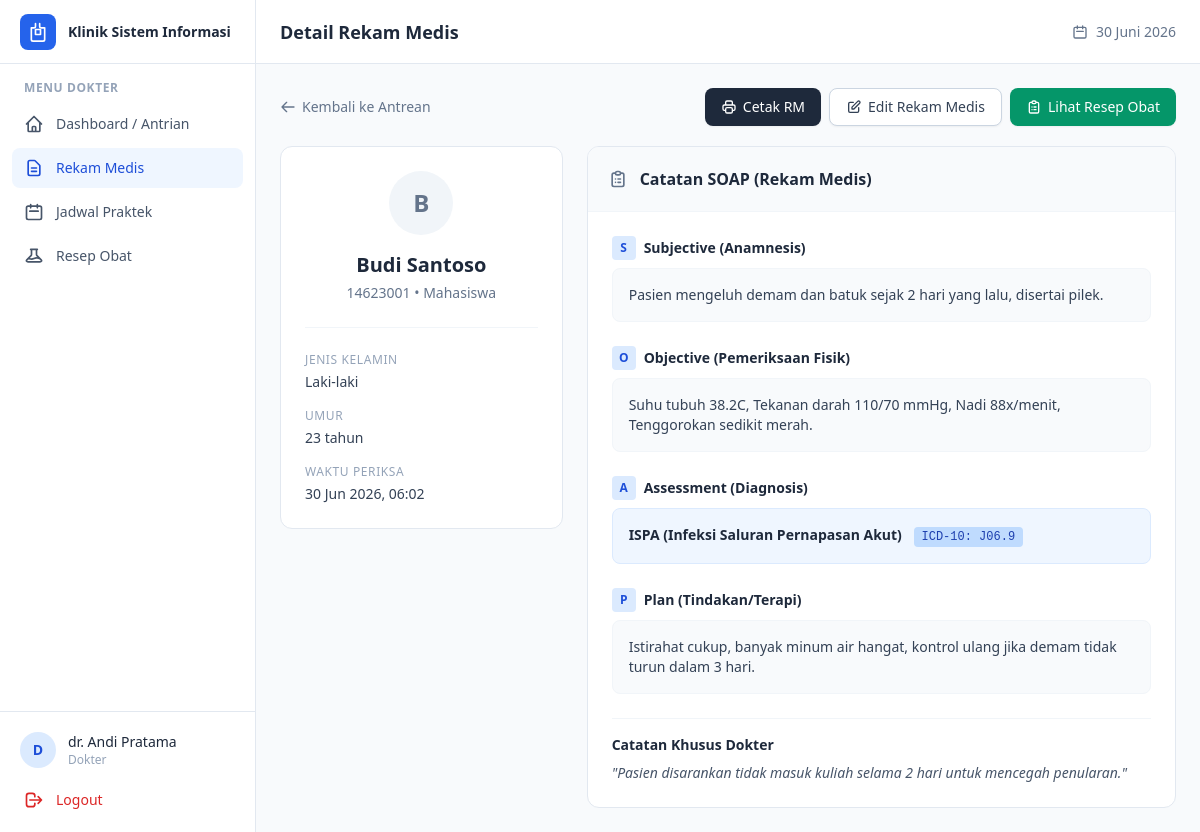
The page /dokter/rekam_medis/detail.php?id_pendaftaran=1 (signed in) on the database its author committed.
### tables this page shows
CREATE TABLE rekam_medis (
    id_rekam_medis     INT AUTO_INCREMENT PRIMARY KEY,
    id_pendaftaran     INT NOT NULL,
    id_dokter          INT NOT NULL,
    waktu_periksa      DATETIME DEFAULT CURRENT_TIMESTAMP,
    anamnesis          TEXT NULL,
    pemeriksaan_fisik  TEXT NULL,
    diagnosis          TEXT NULL,
    kode_icd10         VARCHAR(20) NULL,
    tindakan           TEXT NULL,
    catatan_dokter     TEXT NULL,
    created_at         DATETIME DEFAULT CURRENT_TIMESTAMP,

    CONSTRAINT fk_rekam_pendaftaran
        FOREIGN KEY (id_pendaftaran) REFERENCES pendaftaran(id_pendaftaran)
        ON DELETE CASCADE ON UPDATE CASCADE,
    CONSTRAINT fk_rekam_dokter
        FOREIGN KEY (id_dokter) REFERENCES dokter(id_dokter)
        ON DELETE CASCADE ON UPDATE CASCADE
);

CREATE TABLE pasien (
    id_pasien        INT AUTO_INCREMENT PRIMARY KEY,
    nim_nik          VARCHAR(30)  NOT NULL UNIQUE,
    nama_lengkap     VARCHAR(100) NOT NULL,
    jenis_kelamin    ENUM('Laki-laki','Perempuan') NOT NULL,
    tanggal_lahir    DATE NULL,
    alamat           TEXT NULL,
    no_telepon       VARCHAR(20)  NULL,
    email            VARCHAR(100) NULL,
    fakultas         VARCHAR(100) NULL,
    status_akademik  ENUM('Mahasiswa','Dosen','Tenaga Kependidikan') DEFAULT 'Mahasiswa',
    created_at       DATETIME DEFAULT CURRENT_TIMESTAMP,
    updated_at       DATETIME DEFAULT CURRENT_TIMESTAMP ON UPDATE CURRENT_TIMESTAMP
);

### includes/functions.php (called while the page is built, shortened)
<?php
function clean($data) {
    return htmlspecialchars(trim($data), ENT_QUOTES, 'UTF-8');
}
function hitungUmur($tanggal_lahir) {
    $lahir = new DateTime($tanggal_lahir);
    $sekarang = new DateTime('today');
    $umur = $lahir->diff($sekarang)->y;
    return $umur . ' tahun';
}

### dokter/rekam_medis/detail.php (the view, shortened to what this page needs)
<?php
require_once __DIR__ . '/../../includes/functions.php';
$id_pendaftaran = $_GET['id_pendaftaran'] ?? null;
$id_dokter = $_SESSION['id_ref'];
$sql = "
    SELECT rm.*, p.waktu_daftar, p.no_antrian, ps.nama_lengkap, ps.nim_nik, ps.jenis_kelamin, ps.tanggal_lahir, ps.status_akademik
    FROM rekam_medis rm
    JOIN pendaftaran p ON rm.id_pendaftaran = p.id_pendaftaran
    JOIN pasien ps ON p.id_pasien = ps.id_pasien
    WHERE p.id_pendaftaran = ? AND p.id_dokter = ?
";
$stmt = $koneksi->prepare($sql);
$stmt->execute([$id_pendaftaran, $id_dokter]);
$rm = $stmt->fetch();
$stmt_resep = $koneksi->prepare("SELECT id_resep FROM resep WHERE id_rekam_medis = ?");
$stmt_resep->execute([$rm['id_rekam_medis']]);
$resep = $stmt_resep->fetch();
require_once __DIR__ . '/../../includes/header.php';
?>
<div class="mb-5 flex items-center justify-between">
    <a href="index.php" class="inline-flex items-center gap-1.5 text-sm text-slate-500 hover:text-slate-700">
        <svg class="h-4 w-4" fill="none" viewBox="0 0 24 24" stroke="currentColor"><path stroke-linecap="round" stroke-linejoin="round" stroke-width="2" d="M10 19l-7-7m0 0l7-7m-7 7h18" /></svg>
        Kembali ke Antrean
    </a>
    <div class="flex gap-2">
        <a href="cetak.php?id_pendaftaran=<?= $id_pendaftaran ?>" target="_blank" class="inline-flex items-center gap-1.5 bg-slate-800 hover:bg-slate-900 text-white text-sm font-medium px-4 py-2 rounded-lg transition shadow-sm">
            Cetak RM
        </a>
        <a href="input.php?id_pendaftaran=<?= $id_pendaftaran ?>" class="inline-flex items-center gap-1.5 bg-white border border-slate-300 hover:bg-slate-50 text-slate-700 text-sm font-medium px-4 py-2 rounded-lg transition shadow-sm">
            <svg class="h-4 w-4" fill="none" viewBox="0 0 24 24" stroke="currentColor"><path stroke-linecap="round" stroke-linejoin="round" stroke-width="2" d="M11 5H6a2 2 0 00-2 2v11a2 2 0 002 2h11a2 2 0 002-2v-5m-1.414-9.414a2 2 0 112.828 2.828L11.828 15H9v-2.828l8.586-8.586z" /></svg>
            Edit Rekam Medis
        </a>
        <?php if ($resep): ?>
            <a href="../resep/tambah.php?id_rekam_medis=<?= $rm['id_rekam_medis'] ?>" class="inline-flex items-center gap-1.5 bg-emerald-600 hover:bg-emerald-700 text-white text-sm font-medium px-4 py-2 rounded-lg transition shadow-sm">
                <svg class="h-4 w-4" fill="none" viewBox="0 0 24 24" stroke="currentColor"><path stroke-linecap="round" stroke-linejoin="round" stroke-width="2" d="M9 5H7a2 2 0 00-2 2v12a2 2 0 002 2h10a2 2 0 002-2V7a2 2 0 00-2-2h-2M9 5a2 2 0 002 2h2a2 2 0 002-2M9 5a2 2 0 012-2h2a2 2 0 012 2m-3 7h3m-3 4h3m-6-4h.01M9 16h.01" /></svg>
                Lihat Resep Obat
            </a>
        <?php endif; ?>
    </div>
</div>
<div class="grid grid-cols-1 lg:grid-cols-3 gap-6">
    <div class="lg:col-span-1 space-y-6">
        <div class="bg-white rounded-xl border border-slate-200 p-6 text-center">
            <div class="inline-flex h-16 w-16 items-center justify-center rounded-full bg-slate-100 text-slate-500 font-bold text-2xl mb-4">
                <?= substr(clean($rm['nama_lengkap']), 0, 1) ?>
            </div>
            <h2 class="text-xl font-bold text-slate-800"><?= clean($rm['nama_lengkap']) ?></h2>
            <p class="text-sm text-slate-500 mt-1"><?= clean($rm['nim_nik']) ?> • <?= clean($rm['status_akademik']) ?></p>
            <div class="mt-6 pt-6 border-t border-slate-100 text-left space-y-4">
                <div>
                    <p class="text-xs text-slate-400 uppercase tracking-wider mb-1">Jenis Kelamin</p>
                    <p class="text-sm font-medium text-slate-700"><?= clean($rm['jenis_kelamin']) ?></p>
                </div>
                <div>
                    <p class="text-xs text-slate-400 uppercase tracking-wider mb-1">Umur</p>
                    <p class="text-sm font-medium text-slate-700"><?= hitungUmur($rm['tanggal_lahir']) ?></p>
                </div>
                <div>
                    <p class="text-xs text-slate-400 uppercase tracking-wider mb-1">Waktu Periksa</p>
                    <p class="text-sm font-medium text-slate-700"><?= date('d M Y, H:i', strtotime($rm['waktu_periksa'])) ?></p>
                </div>
            </div>
        </div>
    </div>
    <div class="lg:col-span-2">
        <div class="bg-white rounded-xl border border-slate-200 overflow-hidden">
            <div class="p-5 border-b border-slate-100 bg-slate-50 flex items-center gap-3">
                <h3 class="font-bold text-slate-800">Catatan SOAP (Rekam Medis)</h3>
            </div>
            <div class="p-6 space-y-6">
                <div>
                    <h4 class="text-sm font-bold text-slate-800 mb-2 flex items-center gap-2">
                        <span class="inline-flex h-6 w-6 items-center justify-center rounded bg-blue-100 text-blue-700 text-xs">S</span>
                        Subjective (Anamnesis)
                    </h4>
                    <div class="bg-slate-50 p-4 rounded-lg border border-slate-100 text-sm text-slate-700">
                        <?= nl2br(clean($rm['anamnesis'] ?: '-')) ?>
                    </div>
                </div>
                <div>
                    <h4 class="text-sm font-bold text-slate-800 mb-2 flex items-center gap-2">
                        <span class="inline-flex h-6 w-6 items-center justify-center rounded bg-blue-100 text-blue-700 text-xs">O</span>
                        Objective (Pemeriksaan Fisik)
                    </h4>
                    <div class="bg-slate-50 p-4 rounded-lg border border-slate-100 text-sm text-slate-700">
                        <?= nl2br(clean($rm['pemeriksaan_fisik'] ?: '-')) ?>
                    </div>
                </div>
                <div>
                    <h4 class="text-sm font-bold text-slate-800 mb-2 flex items-center gap-2">
                        <span class="inline-flex h-6 w-6 items-center justify-center rounded bg-blue-100 text-blue-700 text-xs">A</span>
                        Assessment (Diagnosis)
                    </h4>
                    <div class="bg-blue-50 p-4 rounded-lg border border-blue-100 text-sm text-slate-800">
                        <span class="font-semibold"><?= clean($rm['diagnosis'] ?: '-') ?></span>
                        <?php if ($rm['kode_icd10']): ?>
                            <span class="ml-2 inline-block px-2 py-0.5 rounded bg-blue-200 text-blue-800 text-xs font-mono">
                                ICD-10: <?= clean($rm['kode_icd10']) ?>
                            </span>
                        <?php endif; ?>
                    </div>
                </div>
                <div>
                    <h4 class="text-sm font-bold text-slate-800 mb-2 flex items-center gap-2">
                        <span class="inline-flex h-6 w-6 items-center justify-center rounded bg-blue-100 text-blue-700 text-xs">P</span>
                        Plan (Tindakan/Terapi)
                    </h4>
                    <div class="bg-slate-50 p-4 rounded-lg border border-slate-100 text-sm text-slate-700">
                        <?= nl2br(clean($rm['tindakan'] ?: '-')) ?>
                    </div>
                </div>
                <?php if ($rm['catatan_dokter']): ?>
                    <div class="pt-4 border-t border-slate-100">
                        <h4 class="text-sm font-bold text-slate-800 mb-2">Catatan Khusus Dokter</h4>
                        <div class="text-sm text-slate-600 italic">
                            "<?= nl2br(clean($rm['catatan_dokter'])) ?>"
                        </div>
                    </div>
                <?php endif; ?>
            </div>
        </div>
    </div>
</div>
<?php require_once __DIR__ . '/../../includes/footer.php'; ?>

### rows shown on the page
rekam_medis: pasien.nama_lengkap "B", pasien.nama_lengkap "Budi Santoso", pasien.nim_nik "14623001", pasien.status_akademik "Mahasiswa", pasien.jenis_kelamin "Laki-laki", pasien.tanggal_lahir "23 tahun", waktu_periksa "30 Jun 2026, 06:02", anamnesis "Pasien mengeluh demam dan batuk sejak 2 hari yang lalu, disertai pilek.", pemeriksaan_fisik "Suhu tubuh 38.2C, Tekanan darah 110/70 mmHg, Nadi 88x/menit, Tenggorokan sedikit merah.", diagnosis "ISPA (Infeksi Saluran Pernapasan Akut)", kode_icd10 "J06.9", tindakan "Istirahat cukup, banyak minum air hangat, kontrol ulang jika demam tidak turun dalam 3 hari.", catatan_dokter "Pasien disarankan tidak masuk kuliah selama 2 hari untuk mencegah penularan."

### other values the page prints
substr($nama_user, 0, 1) "D"
$nama_user "dr. Andi Pratama"
$role "Dokter"
$judul_halaman "Detail Rekam Medis"
